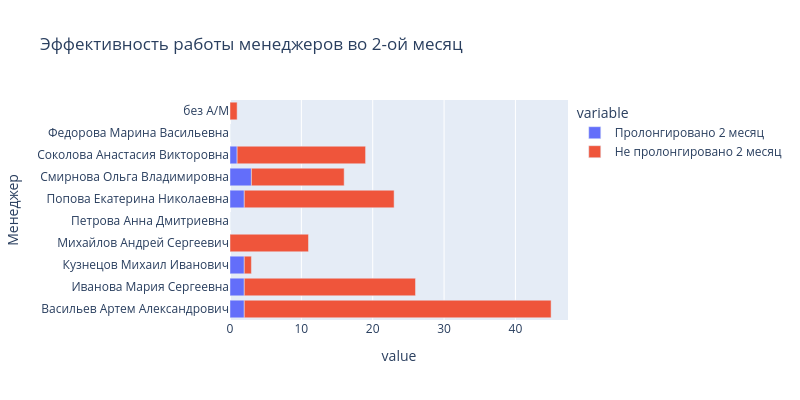

The notebook cell this image was saved under:
### Code cell
managers_for_year['Пролонгировано 2 месяц'] = managers_for_year['пролонгировано во 2-ой месяц']
managers_for_year['Не пролонгировано 2 месяц'] = managers_for_year['к пролонгации во 2-ой месяц'] - managers_for_year['пролонгировано во 2-ой месяц']

fig = px.bar(
    data_frame = managers_for_year,
    x = ['Пролонгировано 2 месяц', 'Не пролонгировано 2 месяц'],
    y = 'Менеджер',
    height = 400,
    width = 800,
    title = 'Эффективность работы менеджеров во 2-ой месяц'
)
fig.show()

managers_for_year = managers_for_year.drop(['Пролонгировано 2 месяц', 'Не пролонгировано 2 месяц'], axis=1)

### Figure 1 — Plotly figure (JSON) as saved in the notebook; plotly's stock layout.template omitted (floating-point values rounded to 4 significant figures)
{"data": [{"hovertemplate": "variable=Пролонгировано 2 месяц<br>value=%{x}<br>Менеджер=%{y}<extra></extra>", "legendgroup": "Пролонгировано 2 месяц", "marker": {"color": "#636efa", "pattern": {"shape": ""}}, "name": "Пролонгировано 2 месяц", "orientation": "h", "showlegend": true, "textposition": "auto", "type": "bar", "x": [2, 2, 2, 0, 0, 2, 3, 1, 0, 0], "xaxis": "x", "y": ["Васильев Артем Александрович", "Иванова Мария Сергеевна", "Кузнецов Михаил Иванович", "Михайлов Андрей Сергеевич", "Петрова Анна Дмитриевна", "Попова Екатерина Николаевна", "Смирнова Ольга Владимировна", "Соколова Анастасия Викторовна", "Федорова Марина Васильевна", "без А/М"], "yaxis": "y"}, {"hovertemplate": "variable=Не пролонгировано 2 месяц<br>value=%{x}<br>Менеджер=%{y}<extra></extra>", "legendgroup": "Не пролонгировано 2 месяц", "marker": {"color": "#EF553B", "pattern": {"shape": ""}}, "name": "Не пролонгировано 2 месяц", "orientation": "h", "showlegend": true, "textposition": "auto", "type": "bar", "x": [43, 24, 1, 11, 0, 21, 13, 18, 0, 1], "xaxis": "x", "y": ["Васильев Артем Александрович", "Иванова Мария Сергеевна", "Кузнецов Михаил Иванович", "Михайлов Андрей Сергеевич", "Петрова Анна Дмитриевна", "Попова Екатерина Николаевна", "Смирнова Ольга Владимировна", "Соколова Анастасия Викторовна", "Федорова Марина Васильевна", "без А/М"], "yaxis": "y"}], "layout": {"barmode": "relative", "height": 400, "legend": {"title": {"text": "variable"}, "tracegroupgap": 0}, "title": {"text": "Эффективность работы менеджеров во 2-ой месяц"}, "width": 800, "xaxis": {"anchor": "y", "domain": [0, 1], "title": {"text": "value"}}, "yaxis": {"anchor": "x", "domain": [0, 1], "title": {"text": "Менеджер"}}}}
